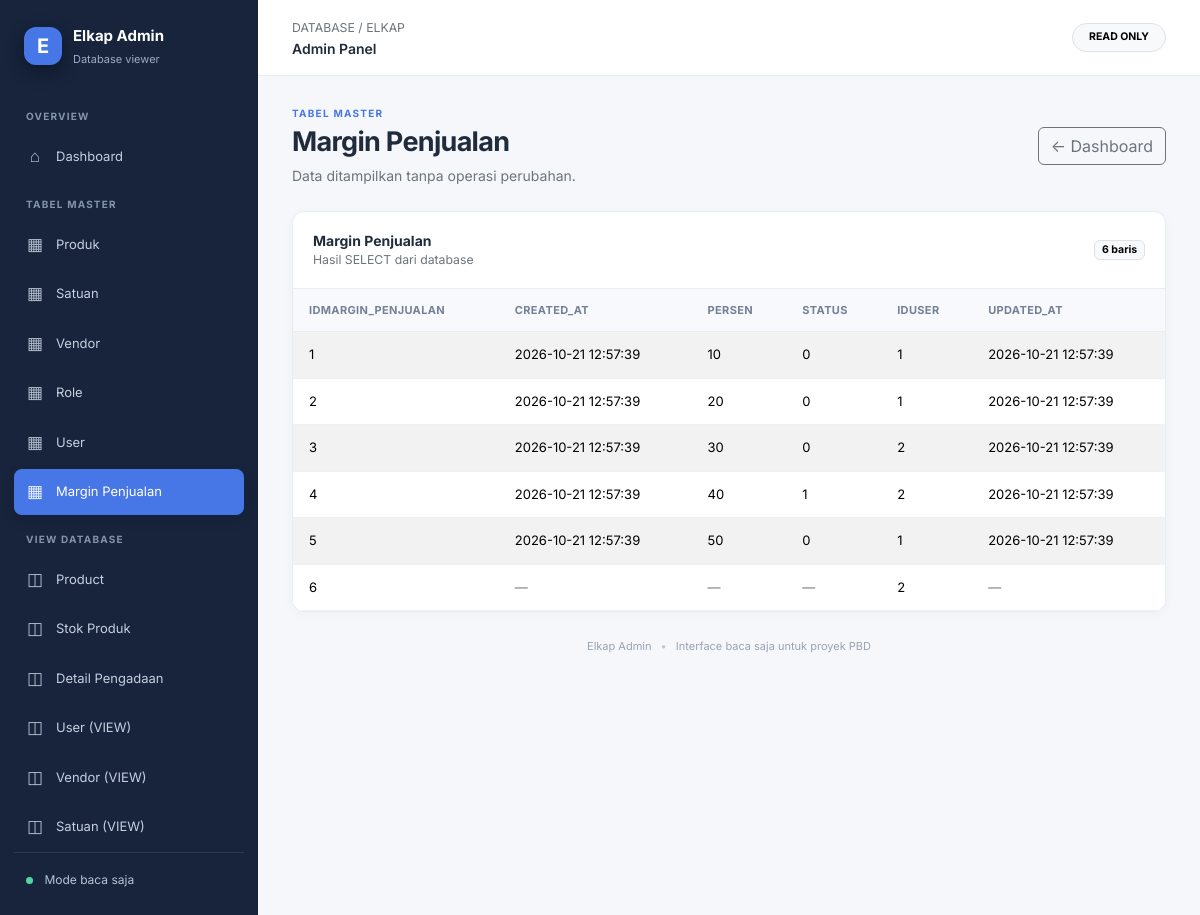
Page /?section=table&name=MARGIN_PENJUALAN on the committed database.
### tables this page shows
CREATE TABLE MARGIN_PENJUALAN (
idmargin_penjualan INT PRIMARY KEY NOT NULL,
created_at TIMESTAMP,
persen DOUBLE,
status tinyint,
iduser INT,
updated_at TIMESTAMP);

### config/read_views.php (called while the page is built)
<?php
return [
    'tables' => [
        'PRODUK' => ['label' => 'Produk', 'sql' => 'SELECT * FROM PRODUK'],
        'SATUAN' => ['label' => 'Satuan', 'sql' => 'SELECT * FROM SATUAN'],
        'VENDOR' => ['label' => 'Vendor', 'sql' => 'SELECT * FROM VENDOR'],
        'ROLE' => ['label' => 'Role', 'sql' => 'SELECT * FROM `ROLE`'],
        'USER' => ['label' => 'User', 'sql' => 'SELECT * FROM USER'],
        'MARGIN_PENJUALAN' => ['label' => 'Margin Penjualan', 'sql' => 'SELECT * FROM MARGIN_PENJUALAN'],
    ],
    'views' => [
        'Product' => ['label' => 'Product', 'sql' => 'SELECT * FROM product', 'note' => 'VIEW dibuat pada elkap.sql.'],
        'stokproduk' => ['label' => 'Stok Produk', 'sql' => 'SELECT * FROM stokproduk', 'note' => 'Hasil dapat kosong jika KARTU_STOK belum memiliki data.'],
        'pengadaanDetail' => ['label' => 'Detail Pengadaan', 'sql' => 'SELECT * FROM pengadaanDetail', 'note' => 'Memerlukan VIEW berhasil dibuat di database.'],
        'V_USER' => ['label' => 'User (VIEW)', 'sql' => 'SELECT * FROM V_USER', 'note' => 'Definisi VIEW mengikuti elkap.sql apa adanya.'],
        'V_VENDOR' => ['label' => 'Vendor (VIEW)', 'sql' => 'SELECT * FROM V_VENDOR', 'note' => 'VIEW menampilkan kolom vendor yang ditulis pada elkap.sql.'],
        'V_satuan' => ['label' => 'Satuan (VIEW)', 'sql' => 'SELECT * FROM V_satuan', 'note' => 'VIEW menampilkan kolom satuan yang ditulis pada elkap.sql.'],
    ],
];

### config/database.php (called while the page is built, shortened)
<?php
function db(): PDO
{
    static $pdo = null;
    if ($pdo === null) {
        try {
            $pdo = new PDO(
                'mysql:host=' . DB_HOST . ';port=' . DB_PORT . ';dbname=' . DB_NAME . ';charset=utf8mb4',
                DB_USER,
                DB_PASS,
                [
                    PDO::ATTR_ERRMODE => PDO::ERRMODE_EXCEPTION,
                    PDO::ATTR_DEFAULT_FETCH_MODE => PDO::FETCH_ASSOC,
                    PDO::ATTR_EMULATE_PREPARES => false,
                ]
            );
        } catch (PDOException $e) {
            error_log($e->getMessage());
            http_response_code(500);
            exit('Koneksi database gagal. Periksa MySQL dan pengaturan config/database.php.');
        }
    }
    return $pdo;
}

### includes/functions.php (the view, shortened to what this page needs)
<?php
require_once __DIR__ . '/../config/database.php';
function h($value): string
{
    return htmlspecialchars((string) $value, ENT_QUOTES, 'UTF-8');
}
function render_table(array $rows): void
{
    echo '<div class="table-responsive"><table class="table table-striped table-hover align-middle mb-0"><thead><tr>';
    foreach (array_keys($rows[0]) as $column) {
        echo '<th scope="col">' . h($column) . '</th>';
    }
    echo '</tr></thead><tbody>';
    foreach ($rows as $row) {
        echo '<tr>';
        foreach ($row as $value) {
            echo '<td>' . ($value === null || $value === '' ? '<span class="text-secondary">—</span>' : h($value)) . '</td>';
        }
        echo '</tr>';
    }
    echo '</tbody></table></div>';
}

### index.php (shortened to what this page needs)
<?php
require_once __DIR__ . '/includes/functions.php';
$catalog = require __DIR__ . '/config/read_views.php';
$section = (string) ($_GET['section'] ?? '');
$name = (string) ($_GET['name'] ?? '');
$items = $section === 'view' ? $catalog['views'] : $catalog['tables'];
$isListing = in_array($section, ['table', 'view'], true) && isset($items[$name]);
$title = $isListing ? $items[$name]['label'] : 'Dashboard';
$rows = [];
$error = '';
if ($isListing) {
    try {
        $rows = db()->query($items[$name]['sql'])->fetchAll();
    } catch (PDOException $e) {
        error_log($e->getMessage());
        $error = 'Data belum bisa ditampilkan. Pastikan tabel/VIEW tersedia dan berhasil dibuat dari elkap.sql.';
    }
}
?>
<!doctype html>
<html lang="id">
<head>
    <link href="https://cdn.jsdelivr.net/npm/bootstrap@5.3.3/dist/css/bootstrap.min.css" rel="stylesheet">
    <link href="assets/css/style.css" rel="stylesheet">
</head>
<body>
<div class="app-shell">
    <aside class="sidebar">
        <a class="brand" href="index.php"><span class="brand-mark">E</span><span>Elkap Admin<small>Database viewer</small></span></a>
        <div class="nav-label">OVERVIEW</div>
        <a class="side-link <?= !$isListing ? 'active' : '' ?>" href="index.php"><span class="nav-icon">⌂</span> Dashboard</a>
        <div class="nav-label">TABEL MASTER</div>
        <?php foreach ($catalog['tables'] as $key => $item): ?>
            <a class="side-link <?= $section === 'table' && $name === $key ? 'active' : '' ?>" href="?section=table&amp;name=<?= urlencode($key) ?>">
                <span class="nav-icon">▦</span><?= h($item['label']) ?>
            </a>
        <?php endforeach; ?>
        <div class="nav-label">VIEW DATABASE</div>
        <?php foreach ($catalog['views'] as $key => $item): ?>
            <a class="side-link <?= $section === 'view' && $name === $key ? 'active' : '' ?>" href="?section=view&amp;name=<?= urlencode($key) ?>">
                <span class="nav-icon">◫</span><?= h($item['label']) ?>
            </a>
        <?php endforeach; ?>
        <div class="sidebar-foot"><span class="status-dot"></span> Mode baca saja</div>
    </aside>
    <main class="main-area">
        <header class="topbar">
            <div><span class="text-secondary small">DATABASE / ELKAP</span><div class="fw-semibold">Admin Panel</div></div>
            <span class="badge rounded-pill text-bg-light border px-3 py-2">READ ONLY</span>
        </header>
        <div class="content">
            <?php if (!$isListing): ?>
                <div class="page-heading">
                    <div><div class="eyebrow">OVERVIEW</div><h1>Dashboard</h1><p class="text-secondary mb-0">Lihat data tabel master dan VIEW yang tersedia di database.</p></div>
                </div>
                <div class="alert alert-info border-0 shadow-sm"><strong>Mode read-only.</strong> Interface ini hanya menampilkan data. Tidak ada formulir tambah, edit, atau hapus.</div>
                <div class="section-heading"><h2>Tabel master</h2><span><?= count($catalog['tables']) ?> objek</span></div>
                <div class="row g-3 mb-4">
                    <?php foreach ($catalog['tables'] as $key => $item): ?>
                    <div class="col-12 col-sm-6 col-xl-4">
                        <a class="object-card" href="?section=table&amp;name=<?= urlencode($key) ?>">
                            <span class="object-icon">▦</span><span class="object-text"><strong><?= h($item['label']) ?></strong><small><?= h($key) ?></small></span><span class="object-arrow">↗</span>
                        </a>
                    </div>
                    <?php endforeach; ?>
                </div>
                <div class="section-heading"><h2>VIEW database</h2><span><?= count($catalog['views']) ?> objek</span></div>
                <div class="row g-3">
                    <?php foreach ($catalog['views'] as $key => $item): ?>
                    <div class="col-12 col-sm-6 col-xl-4">
                        <a class="object-card" href="?section=view&amp;name=<?= urlencode($key) ?>">
                            <span class="object-icon view-icon">◫</span><span class="object-text"><strong><?= h($item['label']) ?></strong><small><?= h($key) ?></small></span><span class="object-arrow">↗</span>
                        </a>
                    </div>
                    <?php endforeach; ?>
                </div>
                <div class="small text-secondary mt-4">Catatan: daftar VIEW di atas hanya dapat dibuka jika definisinya berhasil dijalankan pada database MySQL.</div>
            <?php else: ?>
                <div class="page-heading">
                    <div><div class="eyebrow"><?= $section === 'view' ? 'VIEW DATABASE' : 'TABEL MASTER' ?></div><h1><?= h($title) ?></h1><p class="text-secondary mb-0">Data ditampilkan tanpa operasi perubahan.</p></div>
                    <a class="btn btn-outline-secondary" href="index.php">← Dashboard</a>
                </div>
                <?php if ($error !== ''): ?>
                    <div class="alert alert-warning"><strong>Belum dapat ditampilkan.</strong> <?= h($error) ?><div class="small mt-2">Periksa sendiri apakah CREATE VIEW terkait berhasil dijalankan di MySQL. Interface ini tidak membuat atau memperbaiki VIEW.</div></div>
                <?php else: ?>
                    <div class="data-panel">
                        <div class="data-panel-head"><div><strong><?= h($title) ?></strong><div class="small text-secondary">Hasil SELECT dari database</div></div><span class="badge text-bg-light border"><?= count($rows) ?> baris</span></div>
                        <?php render_table($rows); ?>
                    </div>
                <?php endif; ?>
            <?php endif; ?>
            <footer class="page-footer">Elkap Admin <span>•</span> Interface baca saja untuk proyek PBD</footer>
        </div>
    </main>
</div>
</body>
</html>

### assets/css/style.css (style rules this page uses)
:root { --navy:#17243b;--navy2:#20314e;--blue:#4776e6;--bg:#f5f7fb;--ink:#202b3c;--muted:#788397;--line:#e8ecf3 }
* { box-sizing:border-box }
body { margin:0;background:var(--bg);color:var(--ink);font-family:Inter,system-ui,-apple-system,"Segoe UI",sans-serif;font-size:14px }
.app-shell { min-height:100vh;display:flex }
.sidebar { width:258px;flex:0 0 258px;background:var(--navy);color:#dce5f4;display:flex;flex-direction:column;padding:22px 14px;min-height:100vh }
.brand { display:flex;align-items:center;gap:11px;color:#fff;text-decoration:none;font-weight:700;font-size:15px;padding:3px 10px 27px }
.brand small { display:block;color:#9cabc3;font-weight:400;font-size:11px;margin-top:3px }
.brand-mark { display:grid;place-items:center;width:38px;height:38px;background:#4776e6;border-radius:12px;font-size:20px;box-shadow:0 6px 16px #0d172b }
.nav-label { font-size:10px;font-weight:700;letter-spacing:1.2px;color:#8493ad;padding:15px 12px 8px }
.side-link { display:flex;align-items:center;gap:12px;padding:10px 12px;margin:2px 0;border-radius:8px;color:#c4cfe0;text-decoration:none;font-size:13px;transition:background .15s,color .15s }
.side-link.active { background:#4776e6;color:#fff;box-shadow:0 5px 12px #0d172b30 }
.nav-icon { width:18px;text-align:center;font-size:17px;opacity:.9 }
.sidebar-foot { margin-top:auto;padding:18px 12px 4px;border-top:1px solid #ffffff18;color:#b7c3d5;font-size:12px }
.status-dot { display:inline-block;width:7px;height:7px;border-radius:50%;background:#54d6a1;margin-right:8px }
.main-area { min-width:0;flex:1 }
.topbar { height:76px;background:#fff;border-bottom:1px solid var(--line);display:flex;align-items:center;justify-content:space-between;padding:0 34px }
.content { padding:30px 34px;max-width:1600px;margin:0 auto }
.page-heading { display:flex;align-items:center;justify-content:space-between;gap:20px;margin-bottom:25px }
.page-heading h1 { font-size:27px;font-weight:700;letter-spacing:-.7px;margin:5px 0 7px }
.eyebrow { font-size:10px;letter-spacing:1.25px;font-weight:700;color:var(--blue) }
.data-panel { background:#fff;border:1px solid var(--line);border-radius:12px;overflow:hidden;box-shadow:0 3px 12px #1c2b4608 }
.data-panel-head { padding:18px 20px;display:flex;align-items:center;justify-content:space-between;border-bottom:1px solid var(--line) }
.table { font-size:13px }
.table thead th { font-size:11px;text-transform:uppercase;letter-spacing:.35px;color:#748096;background:#f8f9fc;border-bottom:1px solid var(--line);padding:13px 16px;white-space:nowrap }
.table tbody td { padding:13px 16px;border-color:#edf0f5;white-space:nowrap;max-width:360px }
.table-responsive { min-height:50px }
.page-footer { padding:26px 0 4px;text-align:center;color:#9aa3b2;font-size:11px }
.page-footer span { padding:0 6px;color:#c2c8d2 }

### rows in the picture
margin_penjualan: value "1", value "2026-10-21 12:57:39", persen "10", status "0"
margin_penjualan: idmargin_penjualan "2", value "2026-10-21 12:57:39", persen "20", status "0", iduser "1"
margin_penjualan: idmargin_penjualan "3", value "2026-10-21 12:57:39", persen "30", status "0", iduser "2"
margin_penjualan: idmargin_penjualan "4", value "2026-10-21 12:57:39", persen "40", status "1", iduser "2"
margin_penjualan: idmargin_penjualan "5", value "2026-10-21 12:57:39", persen "50", status "0", iduser "1"
margin_penjualan: idmargin_penjualan "6", iduser "2"

### other values in the picture
$item['label'] "Produk"
$item['label'] "Satuan"
$item['label'] "Vendor"
$item['label'] "Role"
$item['label'] "User"
$item['label'] "Margin Penjualan"
$item['label'] "Product"
$item['label'] "Stok Produk"
$item['label'] "Detail Pengadaan"
$item['label'] "User (VIEW)"
$item['label'] "Vendor (VIEW)"
$item['label'] "Satuan (VIEW)"
$title "Margin Penjualan"
count($rows) "6"
$column "IDMARGIN_PENJUALAN"
